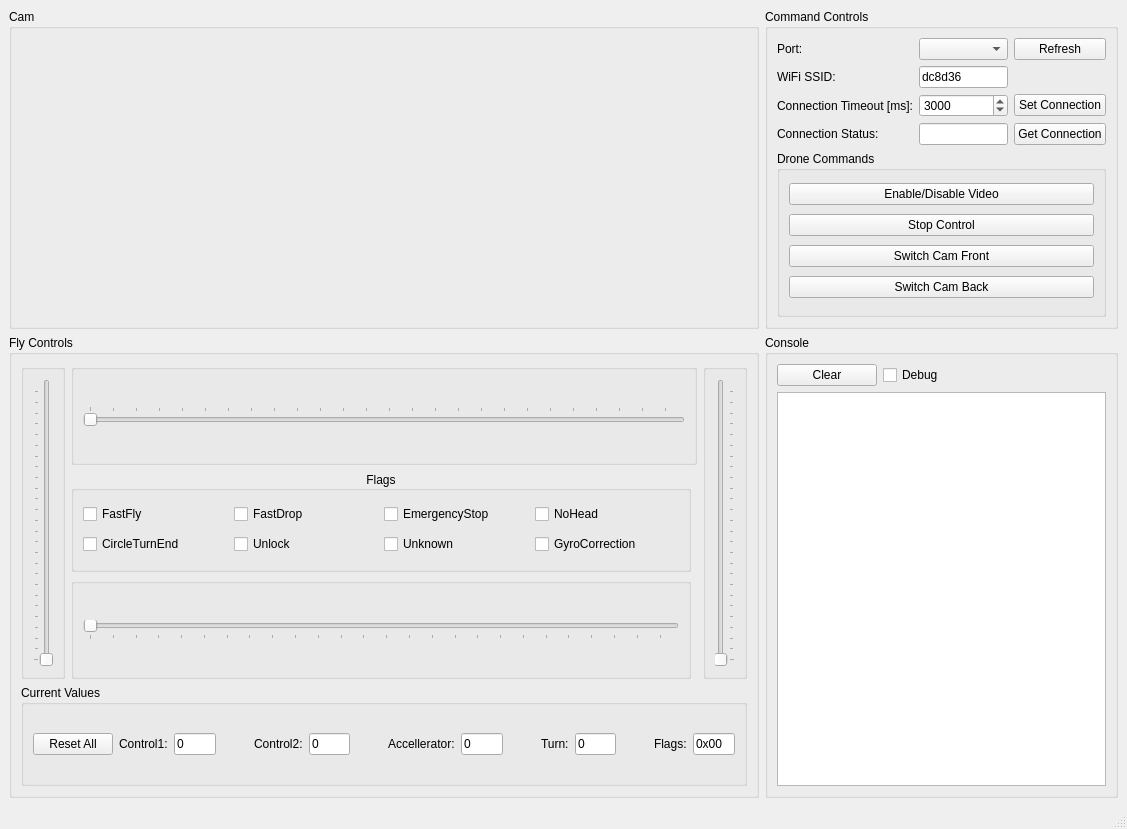
<?xml version="1.0" encoding="UTF-8"?>
<ui version="4.0">
 <class>MainWindow</class>
 <widget class="QMainWindow" name="MainWindow">
  <property name="geometry">
   <rect>
    <x>0</x>
    <y>0</y>
    <width>1127</width>
    <height>829</height>
   </rect>
  </property>
  <property name="windowTitle">
   <string>Drone Controller</string>
  </property>
  <widget class="QWidget" name="centralwidget">
   <layout class="QGridLayout" name="gridLayout">
    <item row="1" column="0" colspan="4">
     <widget class="QGroupBox" name="flyParamBox">
      <property name="title">
       <string>Fly Controls</string>
      </property>
      <layout class="QGridLayout" name="gridLayout_2">
       <item row="0" column="0" rowspan="3">
        <widget class="QGroupBox" name="groupBox_4">
         <property name="title">
          <string/>
         </property>
         <layout class="QGridLayout" name="gridLayout_5">
          <item row="0" column="0">
           <widget class="QSlider" name="frontBackSlider">
            <property name="maximum">
             <number>255</number>
            </property>
            <property name="value">
             <number>0</number>
            </property>
            <property name="orientation">
             <enum>Qt::Vertical</enum>
            </property>
            <property name="tickPosition">
             <enum>QSlider::TicksAbove</enum>
            </property>
            <property name="tickInterval">
             <number>10</number>
            </property>
           </widget>
          </item>
         </layout>
        </widget>
       </item>
       <item row="3" column="0" colspan="4">
        <widget class="QGroupBox" name="groupBox_8">
         <property name="title">
          <string>Current Values</string>
         </property>
         <layout class="QGridLayout" name="gridLayout_9">
          <item row="0" column="10">
           <widget class="QLabel" name="label_4">
            <property name="text">
             <string>Turn:</string>
            </property>
           </widget>
          </item>
          <item row="0" column="13">
           <widget class="QLabel" name="label_5">
            <property name="text">
             <string>Flags:</string>
            </property>
           </widget>
          </item>
          <item row="0" column="7">
           <widget class="QLabel" name="label_3">
            <property name="text">
             <string>Accellerator:</string>
            </property>
           </widget>
          </item>
          <item row="0" column="12">
           <spacer name="horizontalSpacer_4">
            <property name="orientation">
             <enum>Qt::Horizontal</enum>
            </property>
            <property name="sizeHint" stdset="0">
             <size>
              <width>40</width>
              <height>20</height>
             </size>
            </property>
           </spacer>
          </item>
          <item row="0" column="2">
           <widget class="QLineEdit" name="control1Line">
            <property name="maximumSize">
             <size>
              <width>50</width>
              <height>16777215</height>
             </size>
            </property>
            <property name="text">
             <string>0</string>
            </property>
            <property name="readOnly">
             <bool>true</bool>
            </property>
           </widget>
          </item>
          <item row="0" column="9">
           <spacer name="horizontalSpacer_3">
            <property name="orientation">
             <enum>Qt::Horizontal</enum>
            </property>
            <property name="sizeHint" stdset="0">
             <size>
              <width>40</width>
              <height>20</height>
             </size>
            </property>
           </spacer>
          </item>
          <item row="0" column="6">
           <spacer name="horizontalSpacer_2">
            <property name="orientation">
             <enum>Qt::Horizontal</enum>
            </property>
            <property name="sizeHint" stdset="0">
             <size>
              <width>40</width>
              <height>20</height>
             </size>
            </property>
           </spacer>
          </item>
          <item row="0" column="1">
           <widget class="QLabel" name="label">
            <property name="text">
             <string>Control1:</string>
            </property>
           </widget>
          </item>
          <item row="0" column="4">
           <widget class="QLabel" name="label_2">
            <property name="text">
             <string>Control2:</string>
            </property>
           </widget>
          </item>
          <item row="0" column="11">
           <widget class="QLineEdit" name="turnLine">
            <property name="maximumSize">
             <size>
              <width>50</width>
              <height>16777215</height>
             </size>
            </property>
            <property name="text">
             <string>0</string>
            </property>
            <property name="readOnly">
             <bool>true</bool>
            </property>
           </widget>
          </item>
          <item row="0" column="8">
           <widget class="QLineEdit" name="accellerLine">
            <property name="maximumSize">
             <size>
              <width>50</width>
              <height>16777215</height>
             </size>
            </property>
            <property name="text">
             <string>0</string>
            </property>
            <property name="readOnly">
             <bool>true</bool>
            </property>
           </widget>
          </item>
          <item row="0" column="5">
           <widget class="QLineEdit" name="control2Line">
            <property name="maximumSize">
             <size>
              <width>50</width>
              <height>16777215</height>
             </size>
            </property>
            <property name="text">
             <string>0</string>
            </property>
            <property name="readOnly">
             <bool>true</bool>
            </property>
           </widget>
          </item>
          <item row="0" column="3">
           <spacer name="horizontalSpacer">
            <property name="orientation">
             <enum>Qt::Horizontal</enum>
            </property>
            <property name="sizeHint" stdset="0">
             <size>
              <width>40</width>
              <height>20</height>
             </size>
            </property>
           </spacer>
          </item>
          <item row="0" column="14">
           <widget class="QLineEdit" name="flagsLine">
            <property name="maximumSize">
             <size>
              <width>50</width>
              <height>16777215</height>
             </size>
            </property>
            <property name="text">
             <string>0x00</string>
            </property>
            <property name="readOnly">
             <bool>true</bool>
            </property>
           </widget>
          </item>
          <item row="0" column="0">
           <widget class="QPushButton" name="resetBtn">
            <property name="text">
             <string>Reset All</string>
            </property>
           </widget>
          </item>
         </layout>
        </widget>
       </item>
       <item row="0" column="1" colspan="2">
        <widget class="QGroupBox" name="groupBox_3">
         <property name="title">
          <string/>
         </property>
         <layout class="QGridLayout" name="gridLayout_4">
          <item row="0" column="0">
           <widget class="QSlider" name="leftRightSlider">
            <property name="maximum">
             <number>255</number>
            </property>
            <property name="value">
             <number>0</number>
            </property>
            <property name="orientation">
             <enum>Qt::Horizontal</enum>
            </property>
            <property name="tickPosition">
             <enum>QSlider::TicksAbove</enum>
            </property>
            <property name="tickInterval">
             <number>10</number>
            </property>
           </widget>
          </item>
         </layout>
        </widget>
       </item>
       <item row="0" column="3" rowspan="3">
        <widget class="QGroupBox" name="groupBox_5">
         <property name="title">
          <string/>
         </property>
         <layout class="QGridLayout" name="gridLayout_6">
          <item row="0" column="0">
           <widget class="QSlider" name="accelSlider">
            <property name="maximum">
             <number>255</number>
            </property>
            <property name="value">
             <number>0</number>
            </property>
            <property name="orientation">
             <enum>Qt::Vertical</enum>
            </property>
            <property name="tickPosition">
             <enum>QSlider::TicksBelow</enum>
            </property>
            <property name="tickInterval">
             <number>10</number>
            </property>
           </widget>
          </item>
         </layout>
        </widget>
       </item>
       <item row="1" column="1">
        <widget class="QGroupBox" name="groupBox_7">
         <property name="title">
          <string>Flags</string>
         </property>
         <property name="alignment">
          <set>Qt::AlignCenter</set>
         </property>
         <layout class="QGridLayout" name="gridLayout_8">
          <item row="0" column="0">
           <widget class="QCheckBox" name="fastFlyCheck">
            <property name="text">
             <string>FastFly</string>
            </property>
           </widget>
          </item>
          <item row="0" column="1">
           <widget class="QCheckBox" name="fastDropCheck">
            <property name="text">
             <string>FastDrop</string>
            </property>
           </widget>
          </item>
          <item row="0" column="2">
           <widget class="QCheckBox" name="emergStopCheck">
            <property name="text">
             <string>EmergencyStop</string>
            </property>
           </widget>
          </item>
          <item row="0" column="3">
           <widget class="QCheckBox" name="noHeadCheck">
            <property name="text">
             <string>NoHead</string>
            </property>
            <property name="checked">
             <bool>false</bool>
            </property>
           </widget>
          </item>
          <item row="1" column="0">
           <widget class="QCheckBox" name="circleTurnEndCheck">
            <property name="text">
             <string>CircleTurnEnd</string>
            </property>
           </widget>
          </item>
          <item row="1" column="1">
           <widget class="QCheckBox" name="unlockCheck">
            <property name="text">
             <string>Unlock</string>
            </property>
           </widget>
          </item>
          <item row="1" column="3">
           <widget class="QCheckBox" name="gyroCorrCheck">
            <property name="text">
             <string>GyroCorrection</string>
            </property>
           </widget>
          </item>
          <item row="1" column="2">
           <widget class="QCheckBox" name="unknownCheck">
            <property name="text">
             <string>Unknown</string>
            </property>
           </widget>
          </item>
         </layout>
        </widget>
       </item>
       <item row="2" column="1">
        <widget class="QGroupBox" name="groupBox_6">
         <property name="title">
          <string/>
         </property>
         <layout class="QGridLayout" name="gridLayout_7">
          <item row="0" column="0">
           <widget class="QSlider" name="turnSlider">
            <property name="maximum">
             <number>255</number>
            </property>
            <property name="value">
             <number>0</number>
            </property>
            <property name="orientation">
             <enum>Qt::Horizontal</enum>
            </property>
            <property name="tickPosition">
             <enum>QSlider::TicksBelow</enum>
            </property>
            <property name="tickInterval">
             <number>10</number>
            </property>
           </widget>
          </item>
         </layout>
        </widget>
       </item>
      </layout>
     </widget>
    </item>
    <item row="0" column="0" colspan="4">
     <widget class="QGroupBox" name="groupBox">
      <property name="minimumSize">
       <size>
        <width>640</width>
        <height>320</height>
       </size>
      </property>
      <property name="title">
       <string>Cam</string>
      </property>
      <layout class="QGridLayout" name="gridLayout_10">
       <item row="0" column="0">
        <widget class="QLabel" name="frame">
         <property name="text">
          <string/>
         </property>
         <property name="alignment">
          <set>Qt::AlignCenter</set>
         </property>
        </widget>
       </item>
      </layout>
     </widget>
    </item>
    <item row="0" column="4">
     <widget class="QGroupBox" name="connBox">
      <property name="sizePolicy">
       <sizepolicy hsizetype="Preferred" vsizetype="Preferred">
        <horstretch>0</horstretch>
        <verstretch>0</verstretch>
       </sizepolicy>
      </property>
      <property name="title">
       <string>Command Controls</string>
      </property>
      <layout class="QGridLayout" name="gridLayout_3">
       <item row="2" column="2">
        <widget class="QPushButton" name="btnSetConn">
         <property name="text">
          <string>Set Connection</string>
         </property>
        </widget>
       </item>
       <item row="0" column="2">
        <widget class="QPushButton" name="btnRefresh">
         <property name="text">
          <string>Refresh</string>
         </property>
        </widget>
       </item>
       <item row="2" column="0">
        <widget class="QLabel" name="labelSend">
         <property name="text">
          <string>Connection Timeout [ms]:</string>
         </property>
        </widget>
       </item>
       <item row="0" column="0">
        <widget class="QLabel" name="label_6">
         <property name="text">
          <string>Port:</string>
         </property>
        </widget>
       </item>
       <item row="0" column="1">
        <widget class="QComboBox" name="portSelector"/>
       </item>
       <item row="1" column="0">
        <widget class="QLabel" name="labelSSID">
         <property name="text">
          <string>WiFi SSID:</string>
         </property>
        </widget>
       </item>
       <item row="3" column="0">
        <widget class="QLabel" name="label_8">
         <property name="text">
          <string>Connection Status:</string>
         </property>
        </widget>
       </item>
       <item row="3" column="2">
        <widget class="QPushButton" name="btnGetConn">
         <property name="text">
          <string>Get Connection</string>
         </property>
        </widget>
       </item>
       <item row="3" column="1">
        <widget class="QLineEdit" name="connStatusEdit">
         <property name="readOnly">
          <bool>true</bool>
         </property>
        </widget>
       </item>
       <item row="1" column="1">
        <widget class="QLineEdit" name="ssidEdit">
         <property name="text">
          <string>dc8d36</string>
         </property>
        </widget>
       </item>
       <item row="4" column="0" colspan="3">
        <widget class="QGroupBox" name="droneCmdBox">
         <property name="sizePolicy">
          <sizepolicy hsizetype="Preferred" vsizetype="Preferred">
           <horstretch>0</horstretch>
           <verstretch>0</verstretch>
          </sizepolicy>
         </property>
         <property name="title">
          <string>Drone Commands</string>
         </property>
         <layout class="QVBoxLayout" name="droneLayout">
          <item>
           <widget class="QPushButton" name="btnVideo">
            <property name="text">
             <string>Enable/Disable Video</string>
            </property>
            <property name="checkable">
             <bool>true</bool>
            </property>
           </widget>
          </item>
          <item>
           <widget class="QPushButton" name="btnStop">
            <property name="text">
             <string>Stop Control</string>
            </property>
           </widget>
          </item>
          <item>
           <widget class="QPushButton" name="btnCamFront">
            <property name="text">
             <string>Switch Cam Front</string>
            </property>
           </widget>
          </item>
          <item>
           <widget class="QPushButton" name="btnCamBack">
            <property name="text">
             <string>Switch Cam Back</string>
            </property>
           </widget>
          </item>
         </layout>
        </widget>
       </item>
       <item row="2" column="1">
        <widget class="QSpinBox" name="connTimeout">
         <property name="maximum">
          <number>10000</number>
         </property>
         <property name="value">
          <number>3000</number>
         </property>
        </widget>
       </item>
      </layout>
     </widget>
    </item>
    <item row="1" column="4">
     <widget class="QGroupBox" name="groupBox_2">
      <property name="title">
       <string>Console</string>
      </property>
      <layout class="QGridLayout" name="gridLayout_11">
       <item row="0" column="0">
        <widget class="QPushButton" name="btnClear">
         <property name="maximumSize">
          <size>
           <width>100</width>
           <height>16777215</height>
          </size>
         </property>
         <property name="text">
          <string>Clear</string>
         </property>
        </widget>
       </item>
       <item row="0" column="1">
        <widget class="QCheckBox" name="debugCheck">
         <property name="text">
          <string>Debug</string>
         </property>
        </widget>
       </item>
       <item row="1" column="0" colspan="2">
        <widget class="QTextEdit" name="log">
         <property name="readOnly">
          <bool>true</bool>
         </property>
        </widget>
       </item>
      </layout>
     </widget>
    </item>
   </layout>
  </widget>
  <widget class="QMenuBar" name="menubar">
   <property name="geometry">
    <rect>
     <x>0</x>
     <y>0</y>
     <width>1127</width>
     <height>25</height>
    </rect>
   </property>
  </widget>
  <widget class="QStatusBar" name="statusbar"/>
 </widget>
 <resources/>
 <connections/>
</ui>
